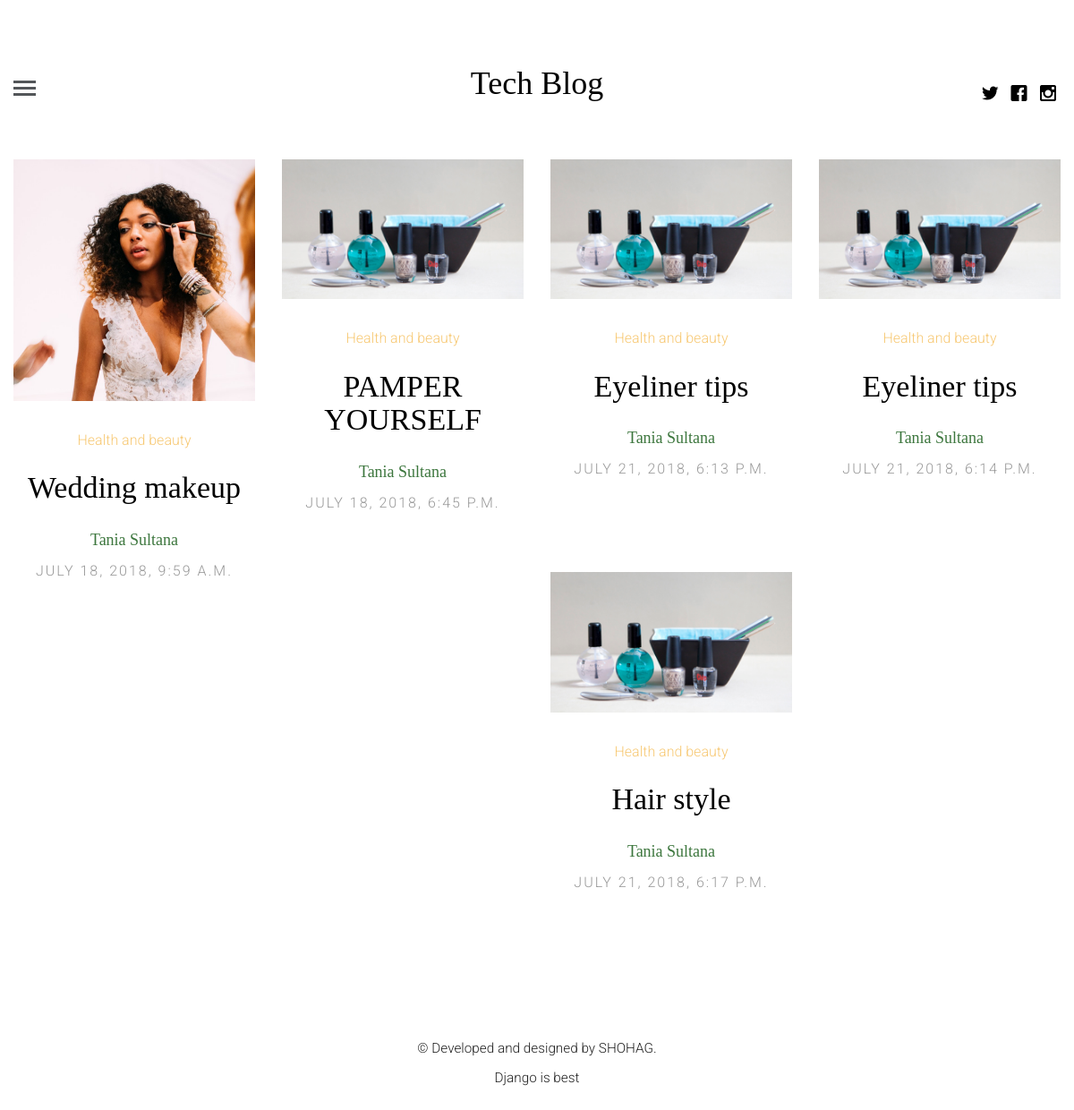
Screenshot of /author/tania/ with the database file from the repository.
### blog/models.py (models this page shows, shortened)
class Article(models.Model):
    article_author= models.ForeignKey(Author,on_delete=models.CASCADE)
    title = models.CharField(max_length=200)
    body = models.TextField()
    image = models.FileField()
    posted_on = models.DateTimeField(auto_now=False,auto_now_add=True)
    updated_on = models.DateTimeField(auto_now=True,auto_now_add=False)
    category = models.ForeignKey(Category,on_delete=models.CASCADE)

class Category(models.Model):
    name= models.CharField(max_length=100)
    def __str__(self):
        return self.name

class Author(models.Model):
    name= models.ForeignKey(User,on_delete=models.CASCADE)
    profile_picture = models.FileField()
    details = models.TextField()

### blog/views.py (the view)
# urls.py: path('author/<name>/', views.getAuthor, name='author'),
def getAuthor(request,name):
    author_user=get_object_or_404(User,username=name)
    author = get_object_or_404(Author,name=author_user.id)
    posts = Article.objects.filter(article_author=author.id)
    context = {
        "posts": posts,
        "author": author
    }
    return render(request,"profile.html",context)

### templates/profile.html (shortened to what this page needs)
{% extends "base.html" %}
{% load static %}
{% block content %}
{% for post in posts %}
			<article class="col-lg-3 col-md-3 col-sm-3 col-xs-6 col-xxs-12 animate-box">
				<figure>
					<a href="{% url 'single_post' id=post.id %}"><img src="{{ post.image.url }}" alt="Image" class="img-responsive"></a>
				</figure>
				<span class="fh5co-meta"><a href="{% url 'topic' name=post.category %}">{{ post.category }}</a></span>
				<h2 class="fh5co-article-title"><a href="single.html{% url 'single_post' id=post.id %}">{{ post.title }}</a></h2>
				<h4 ><a href="{% url 'author' name=post.article_author.name %}" class="text-success">{{ post.article_author.name.get_full_name }}</a></h4>
				<span class="fh5co-meta fh5co-date">{{ post.posted_on }}</span>
			</article>
{% endfor %}
{% endblock %}

### static/css/style.css (style rules this page uses)
html { background: #fff; }
body { font-family: "Roboto", arial, sans-serif; font-size: 18px; font-weight: 300; line-height: 1.8; color: #222; background: #fff; }
a { color: #f7c873; -webkit-transition: 0.5s; -o-transition: 0.5s; transition: 0.5s; }
h1, h2, h3, h4, h5, h6 { font-family: "Playfair Display", times, serif; color: #000; }
.fh5co-post-entry article { text-align: center; float: left; margin-bottom: 110px; padding-left: 3em; padding-right: 3em; }
@media screen and (max-width: 1200px) { .fh5co-post-entry article { margin-bottom: 80px; padding-left: 15px; padding-right: 15px; } }
.fh5co-post-entry article a img { opacity: 1; -webkit-transition: 0.5s; -o-transition: 0.5s; transition: 0.5s; }
.fh5co-post-entry article figure { margin-bottom: 30px; }
.fh5co-post-entry article h2 { font-family: "Playfair Display", times, serif; font-size: 34px; color: #000; margin-bottom: 30px; }
.fh5co-post-entry article h2 a { color: #000; }
.fh5co-post-entry article .fh5co-meta { font-size: 16px; font-family: "Roboto", arial, sans-serif; color: #999999; margin-bottom: 20px; display: block; }
.fh5co-post-entry article .fh5co-meta.fh5co-date { text-transform: uppercase; letter-spacing: 2px; }
.js .to-animate, .js .to-animate-2, .js .animate-box { opacity: 0; }

### rows the page displays
Article: image (picture), category "Health and beauty", title "Wedding makeup", article_author.name.get_full_name "Tania Sultana", posted_on "JULY 18, 2018, 9:59 A.M."
Article: image (picture), category "Health and beauty", title "PAMPER YOURSELF", article_author.name.get_full_name "Tania Sultana", posted_on "JULY 18, 2018, 6:45 P.M."
Article: image (picture), category "Health and beauty", title "Eyeliner tips", article_author.name.get_full_name "Tania Sultana", posted_on "JULY 21, 2018, 6:13 P.M."
Article: image (picture), category "Health and beauty", title "Eyeliner tips", article_author.name.get_full_name "Tania Sultana", posted_on "JULY 21, 2018, 6:14 P.M."
Article: image (picture), category "Health and beauty", title "Hair style", article_author.name.get_full_name "Tania Sultana", posted_on "JULY 21, 2018, 6:17 P.M."
